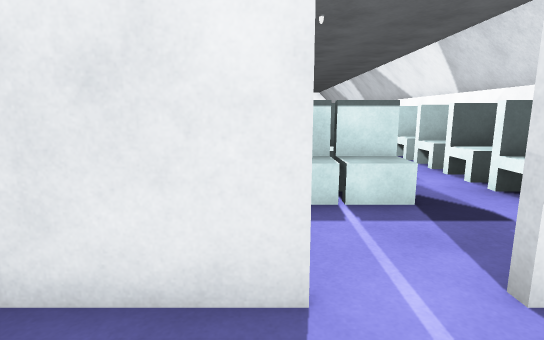
view 1 (above)

16 first-person views from a walk through a Unity game level. The camera is 1.3 m above the floor, tilts 10° down and sees 80° across. The floor is counted in squares, 1 m on a side. Each view is taken from the middle of a square. On the plan, view 1 faces up. The plan holds only what a view shows up to about 14 squares ahead; the rest is blank. The place goes on beyond the plan. The player is left out. Door leaves are left out, so doorways stand open.

view 2
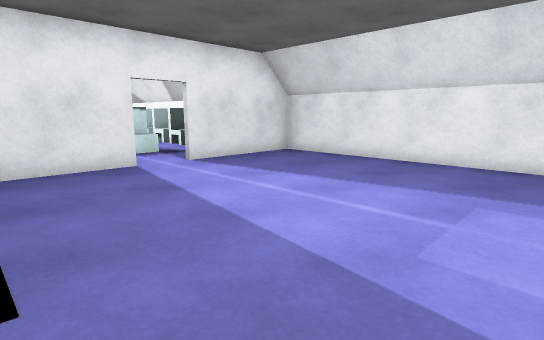

view 3
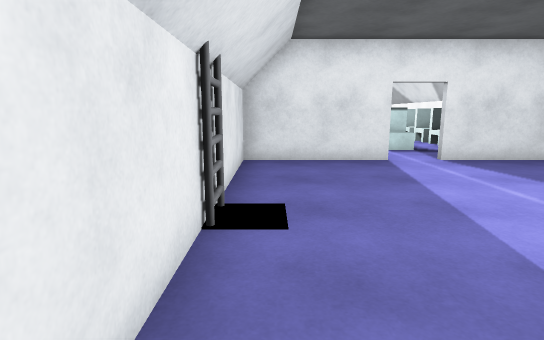

view 4
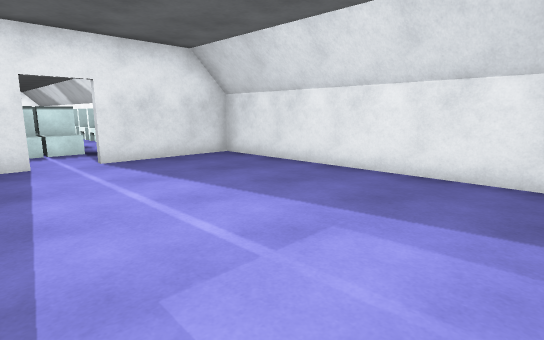

view 5
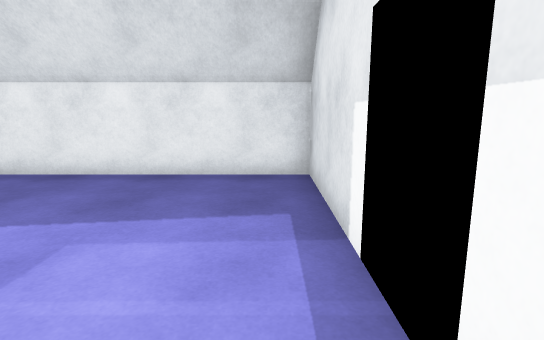

view 6
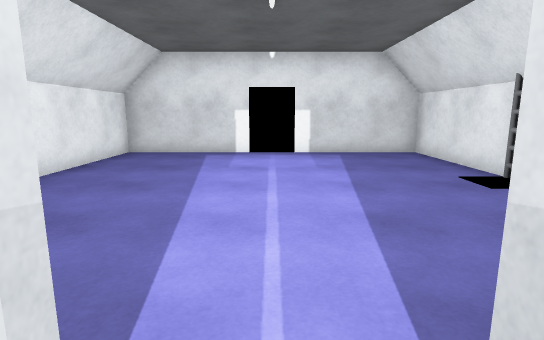

view 7
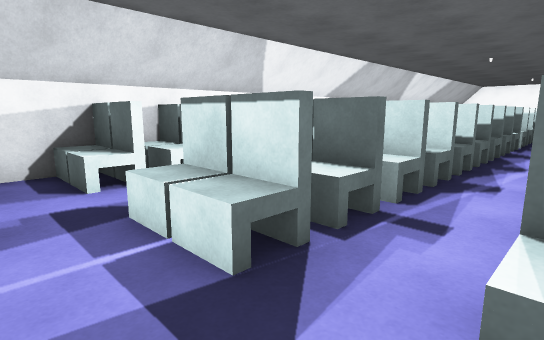

view 8
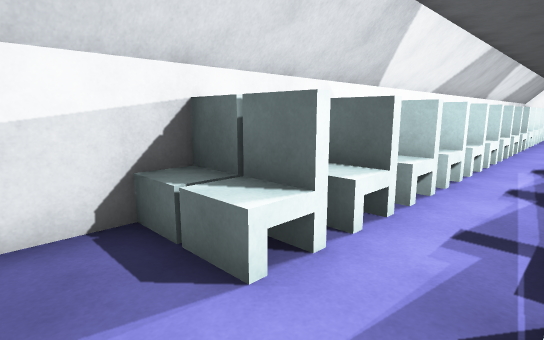

view 9
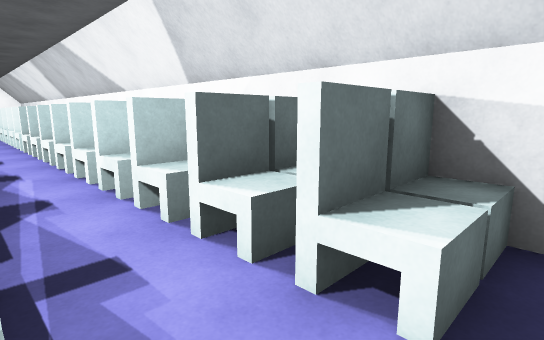

view 10
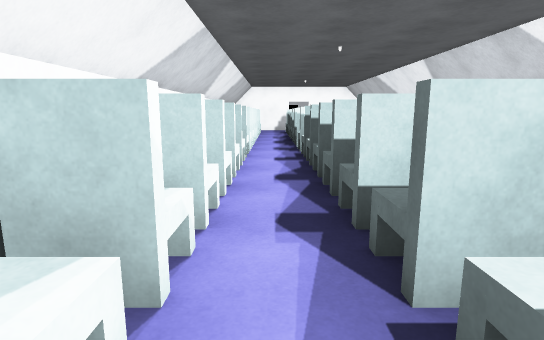

view 11
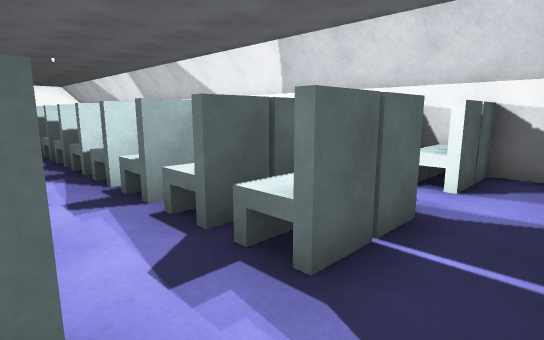

view 12
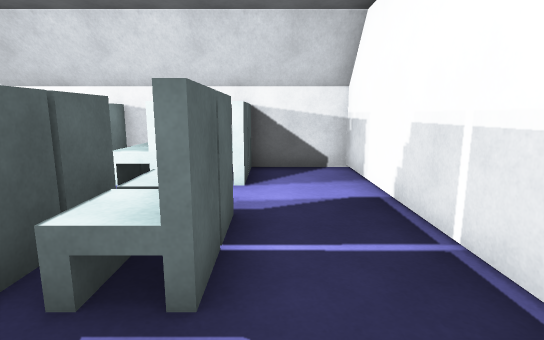

view 13
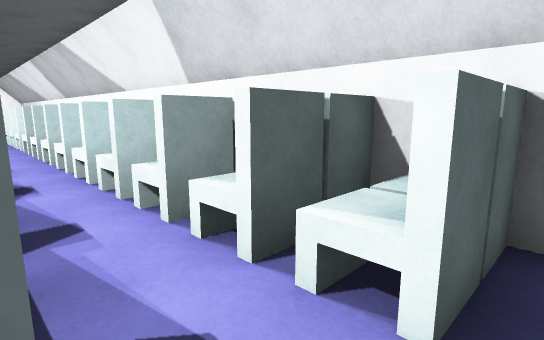

view 14
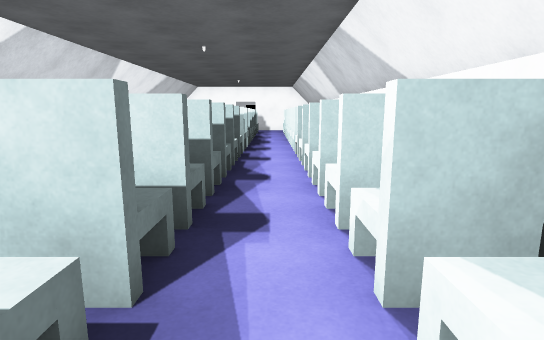

view 15
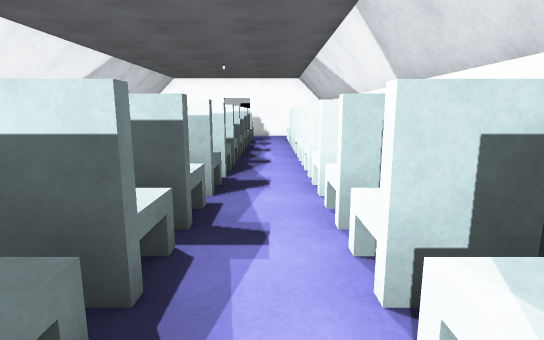

view 16
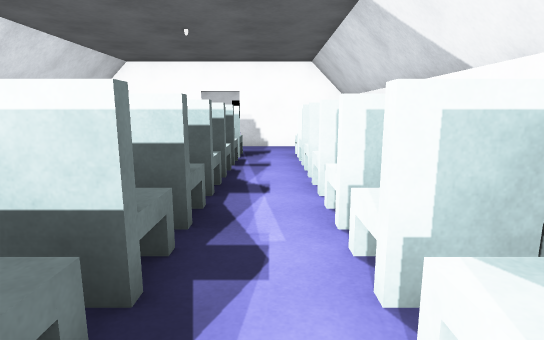

### Floor plan
Points are (right, up) in squares from view 1. A wall is a line through its corners. A room is listed if a view was taken in it or the views show most of it. See-through windows are left out.
Room 1 (views 1, 2, 3, 4, 5)
walls: (-3.8, -2.4) (-3.8, -7.8) (5.8, -7.8) (5.8, 2) (1.6, 2); (0.4, 2) (-3.8, 2) (-3.8, -1.8)
ways out: opening at (1, 2) to room 2
objects: ladder (-4, -3)
Room 2 (views 6, 7, 8, 9, 10, 11, 12, 13, 14, 15, 16)
walls: (-3.8, 17.6) (-3.8, 17); (-3.8, 12.4) (-3.8, 11); (-3.8, 22) (-3.8, 20.6); (5.8, 23) (5.8, 23.6); (-3.8, 10.2) (-3.8, 8.4); (-3.8, 25.2) (-3.8, 23); (-3.8, 7.6) (-3.8, 3.1); (5.8, 7.2) (5.8, 14.5); (5.8, 4.1) (5.8, 6.6); (2.1, 31.8) (-3.8, 31.8) (-3.8, 26); (-2.9, 2.2) (0.2, 2.2)
ways out: opening at (1, 2) to room 1; open door at (1, 32)
objects: other object (-3, 5) to (-2, 6); other object (-3, 6) to (-2, 7); other object (-3, 8) to (-2, 9); other object (-3, 9) to (-2, 10); other object (-3, 11) to (-2, 12); other object (-3, 12) to (-2, 13); other object (-3, 14) to (-2, 15); other object (-3, 15) to (-2, 16); other object (-3, 17) to (-2, 18); other object (-3, 18) to (-2, 19); other object (-3, 20) to (-2, 21); other object (-3, 21) to (-2, 22); other object (-3, 23) to (-2, 24); other object (-3, 24) to (-2, 25); other object (-3, 26) to (-2, 27); other object (-3, 27) to (-2, 28); other object (-3, 29) to (-2, 29); other object (0, 5) to (2, 6); other object (0, 7) to (2, 7); other object (0, 8) to (2, 9); other object (0, 10) to (2, 10); other object (0, 11) to (2, 12); other object (0, 13) to (2, 13); other object (0, 14) to (0, 15); other object (0, 16) to (2, 16); other object (0, 17) to (2, 18); other object (0, 19) to (2, 19); other object (0, 20) to (0, 21); other object (0, 22) to (2, 22); other object (0, 23) to (2, 24); other object (0, 25) to (2, 25); other object (0, 26) to (2, 27); other object (0, 28) to (2, 28); other object (0, 29) to (2, 29); other object (2, 14) to (2, 15); other object (2, 20) to (2, 21); other object (4, 5) to (5, 6); other object (4, 6) to (5, 7); other object (4, 8) to (5, 9); other object (4, 9) to (5, 10); other object (4, 11) to (5, 12); other object (4, 12) to (5, 13); other object (4, 14) to (5, 15); other object (4, 15) to (5, 16); other object (4, 17) to (5, 18); other object (4, 18) to (5, 19); other object (4, 20) to (5, 21); other object (4, 21) to (5, 22); other object (4, 23) to (5, 24); other object (4, 24) to (5, 25); other object (4, 26) to (5, 27); other object (4, 29) to (5, 29)

Where each view was taken, in squares from view 1:
view 1: 0 up, 0 right, facing up
view 2: 6 down, 3 left, facing up-right
view 3: 7 down, 3 left, facing up
view 4: 7 down, 1 left, facing up-right
view 5: 7 down, 1 left, facing right
view 6: 3 up, 1 right, facing down
view 7: 3 up, 4 right, facing up-left
view 8: 3 up, 0 right, facing up-left
view 9: 4 up, 2 right, facing up-right
view 10: 27 up, 3 right, facing down
view 11: 31 up, 4 right, facing down-left
view 12: 30 up, 4 right, facing left
view 13: 30 up, 0 right, facing down-left
view 14: 27 up, 1 left, facing down
view 15: 21 up, 1 left, facing down
view 16: 15 up, 1 left, facing down
